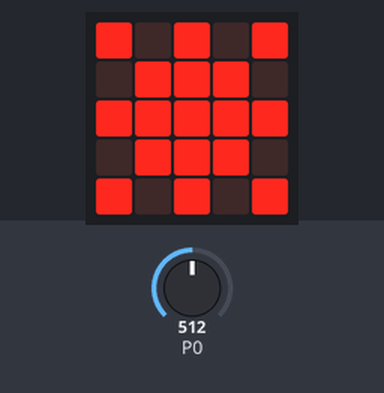
A program run on a simulated BBC micro:bit running MicroPython. Parts: the board's 5×5 LED display. Inputs (shaded band) come from the test bench; at power-on: P0 = 512 (analog values on the 0–1023 scale).

Above: at 1.2 s.
1.3 s: P0 set to 217
2.8 s: P0 set to 194
At 4.0 s:
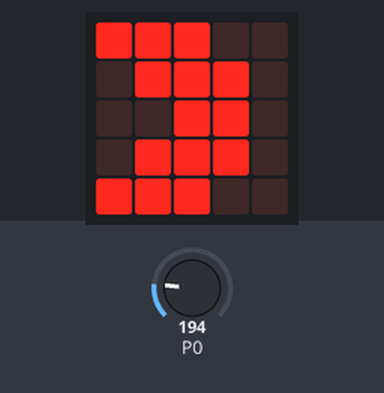
4.3 s: P0 set to 210
At 5.4 s:
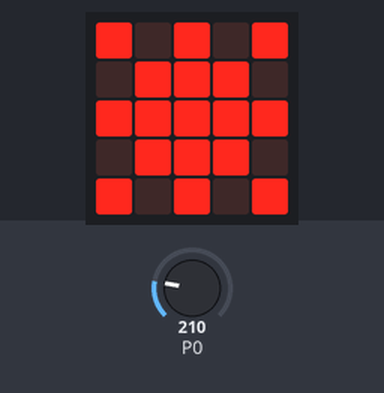
5.8 s: P0 set to 190
At 6.5 s:
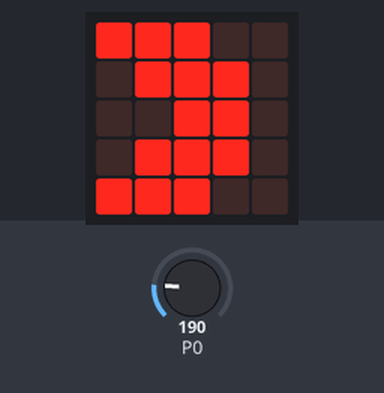
Timing chart, 0 to 8.3 s (numbered marks = the images above; inputs shaded):
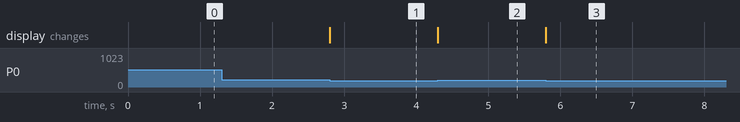

Measured:
- the behaviour switches between 201 and 200 on P0 (found by bisection; images 0 and 1)
- after the input at 1.3 s, every drawn part: stays the same
- after the input at 2.8 s, the display: changes at once (image 1)
- after the input at 4.3 s, the display: changes at once (image 2)
- after the input at 5.8 s, the display: changes at once (image 3)

The program:

phototransistor.py
```python
from microbit import *

sun = Image('90909:09990:99999:09990:90909')
moon = Image('99900:09990:00990:09990:99900')

while True:
    if pin0.read_analog() > 200:
        display.show(sun)
    else:
        display.show(moon)
```
